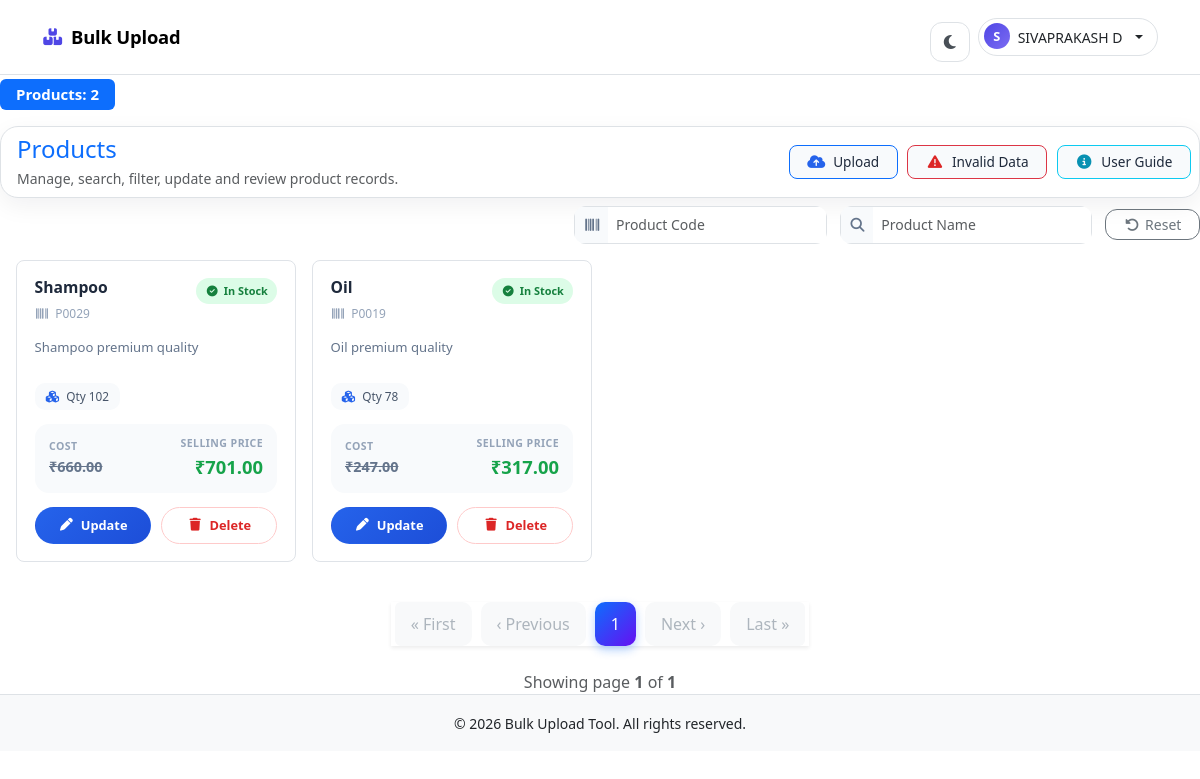
Page /dashboard/ (signed in) on the earlier database version.
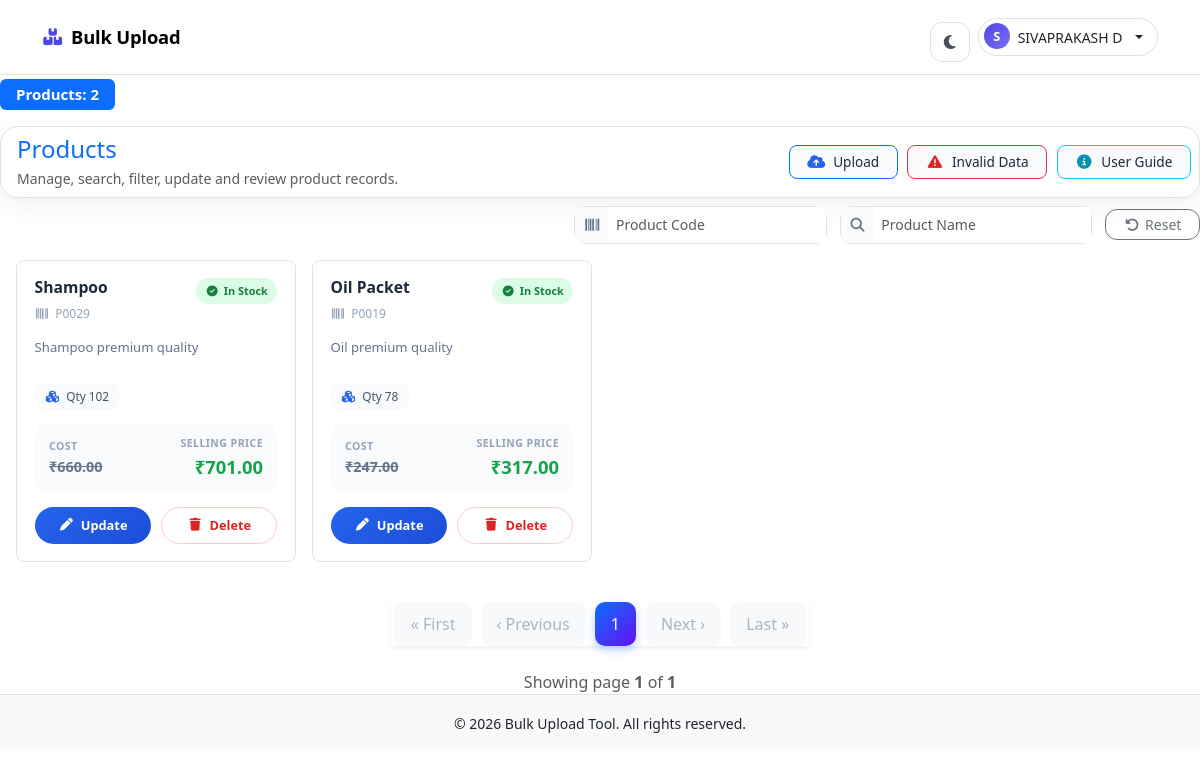
Same page on the later database version.
### core/models.py (models this page shows)
class Product_info(models.Model):
    user=models.ForeignKey(User,on_delete=models.CASCADE)
    product_code=models.CharField(max_length=100, unique=True)
    product_name=models.CharField(max_length=100,unique=True)
    description=models.TextField()
    item_category=models.CharField(max_length=500)
    cost_price=models.DecimalField(max_digits=500, decimal_places=2)
    selling_price=models.DecimalField(max_digits=500, decimal_places=2)
    quantity=models.IntegerField(null=False,default=1)
    expire_date=models.DateField(null=True)
    created_at = models.DateTimeField(auto_now_add=True)
    updated_at = models.DateTimeField(auto_now=True)
    history = HistoricalRecords()

### core/views.py (the view, shortened to what this page needs)
# urls.py: path('dashboard/', dashboard, name='tool_dashboard'),
@login_required
def dashboard(request):
    products = Product_info.objects.filter(user=request.user).order_by('-id')
    product_code = request.GET.get('product_code', '').strip()
    product_name = request.GET.get('product_name', '').strip()
    cost_price = request.GET.get('cost_price', '').strip()
    if product_code:
        products = products.filter(product_code__icontains=product_code)
    if product_name:
        first_letter = product_name[0]
        products = products.filter(
            Q(product_name__icontains=product_name) | Q(product_name__istartswith=first_letter)
        )
    paginator = Paginator(products, 10)
    page_number = request.GET.get('page')
    page_obj = paginator.get_page(page_number)
    form = UploadFileForm()
    upload_summary = UploadSummary.objects.filter(user=request.user).first()
    invalid_rows = InvalidUploadRow.objects.filter(user=request.user)
    summary = {
        "success_count": upload_summary.success_count if upload_summary else 0,
        "failed_count": upload_summary.failed_count if upload_summary else 0,
        "invalid_rows": invalid_rows,
    }
    return render(request, 'dashboard.html', {
        'page_obj': page_obj,
        'form': form,
        'summary': summary,
    })

### core/forms.py (shortened to what this page needs)
class UploadFileForm(forms.Form):
    file = forms.FileField(
        label='Select CSV or Excel file',
        widget=forms.ClearableFileInput(attrs={
            'class': 'form-control',
            'accept': '.xlsx',
            'id': 'id_file',
        }),
        help_text='Only .xlsx files are allowed.',
    )

### templates/dashboard.html (shortened to what the changed rows need)
{% extends 'base.html' %}
{% load static %}
{% block content %}
<link rel="stylesheet" href="{% static 'css/dash.css' %}">
<link rel="stylesheet" href="https://cdnjs.cloudflare.com/ajax/libs/font-awesome/6.5.0/css/all.min.css">
<div class="row g-3 mb-3 p-3">
    {% if page_obj %}
    {% for i in page_obj %}
    <div class="col-xl-3 col-lg-4 col-md-6">
        <div class="product-card">
            <div class="product-card-top">
                <div class="product-card-heading">
                    <h5 class="product-card-title" title="{{ i.product_name }}">{{ i.product_name }}</h5>
                    <span class="product-card-code"><i class="fa-solid fa-barcode"></i>{{ i.product_code }}</span>
                </div>
                {% if i.quantity %}
                <span class="stock-badge stock-in"><i class="fa-solid fa-circle-check"></i>In Stock</span>
                {% else %}
                <span class="stock-badge stock-out"><i class="fa-solid fa-circle-xmark"></i>Out</span>
                {% endif %}
            </div>
            <p class="product-card-desc">{{ i.description|default:"No description available." }}</p>
            <div class="product-card-meta">
                <span class="meta-chip"><i class="fa-solid fa-cubes"></i>Qty {{ i.quantity }}</span>
            </div>
            <div class="product-card-price">
                <div>
                    <span class="price-label">Cost</span>
                    <span class="price-cost">₹{{ i.cost_price }}</span>
                </div>
                <div class="text-end">
                    <span class="price-label">Selling Price</span>
                    <span class="price-sell">₹{{ i.selling_price }}</span>
                </div>
            </div>
            <div class="product-card-actions">
                <button class="btn-pill btn-pill-primary" data-bs-toggle="modal"
                    data-bs-target="#updateModal{{ i.id }}">
                    <i class="fa-solid fa-pen"></i>Update
                </button>
                <a href="{% url 'product_delete' i.id %}" class="btn-pill btn-pill-danger js-delete-product"
                    data-product-name="{{ i.product_name }}">
                    <i class="fa-solid fa-trash"></i>Delete
                </a>
            </div>
        </div>
    </div>
    {% endfor %}
    {% else %}
    <div class="col-12">
        <div class="alert alert-info text-center">No Products Available</div>
    </div>
    {% endif %}
</div>
{% endblock %}

Differences in the rows shown:
changed Product_info "Oil premium quality": product_name "Oil" → "Oil Packet"
